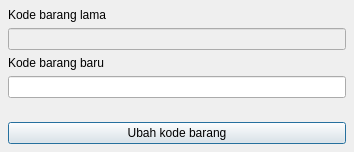
<?xml version="1.0" encoding="UTF-8"?>
<ui version="4.0">
 <class>Dialog</class>
 <widget class="QDialog" name="Dialog">
  <property name="geometry">
   <rect>
    <x>0</x>
    <y>0</y>
    <width>354</width>
    <height>152</height>
   </rect>
  </property>
  <property name="windowTitle">
   <string>Ubah kode barang</string>
  </property>
  <property name="modal">
   <bool>true</bool>
  </property>
  <layout class="QVBoxLayout" name="verticalLayout">
   <property name="leftMargin">
    <number>8</number>
   </property>
   <property name="topMargin">
    <number>8</number>
   </property>
   <property name="rightMargin">
    <number>8</number>
   </property>
   <property name="bottomMargin">
    <number>8</number>
   </property>
   <item>
    <widget class="QLabel" name="label">
     <property name="text">
      <string>Kode barang lama</string>
     </property>
    </widget>
   </item>
   <item>
    <widget class="QLineEdit" name="txtKodeLama">
     <property name="enabled">
      <bool>false</bool>
     </property>
    </widget>
   </item>
   <item>
    <widget class="QLabel" name="label_2">
     <property name="text">
      <string>Kode barang baru</string>
     </property>
    </widget>
   </item>
   <item>
    <widget class="QLineEdit" name="txtKodeBaru"/>
   </item>
   <item>
    <spacer name="verticalSpacer">
     <property name="orientation">
      <enum>Qt::Vertical</enum>
     </property>
     <property name="sizeType">
      <enum>QSizePolicy::MinimumExpanding</enum>
     </property>
     <property name="sizeHint" stdset="0">
      <size>
       <width>20</width>
       <height>12</height>
      </size>
     </property>
    </spacer>
   </item>
   <item>
    <widget class="QPushButton" name="btnUbahKodeBarang">
     <property name="text">
      <string>Ubah kode barang</string>
     </property>
     <property name="default">
      <bool>true</bool>
     </property>
    </widget>
   </item>
  </layout>
 </widget>
 <resources/>
 <connections/>
</ui>
